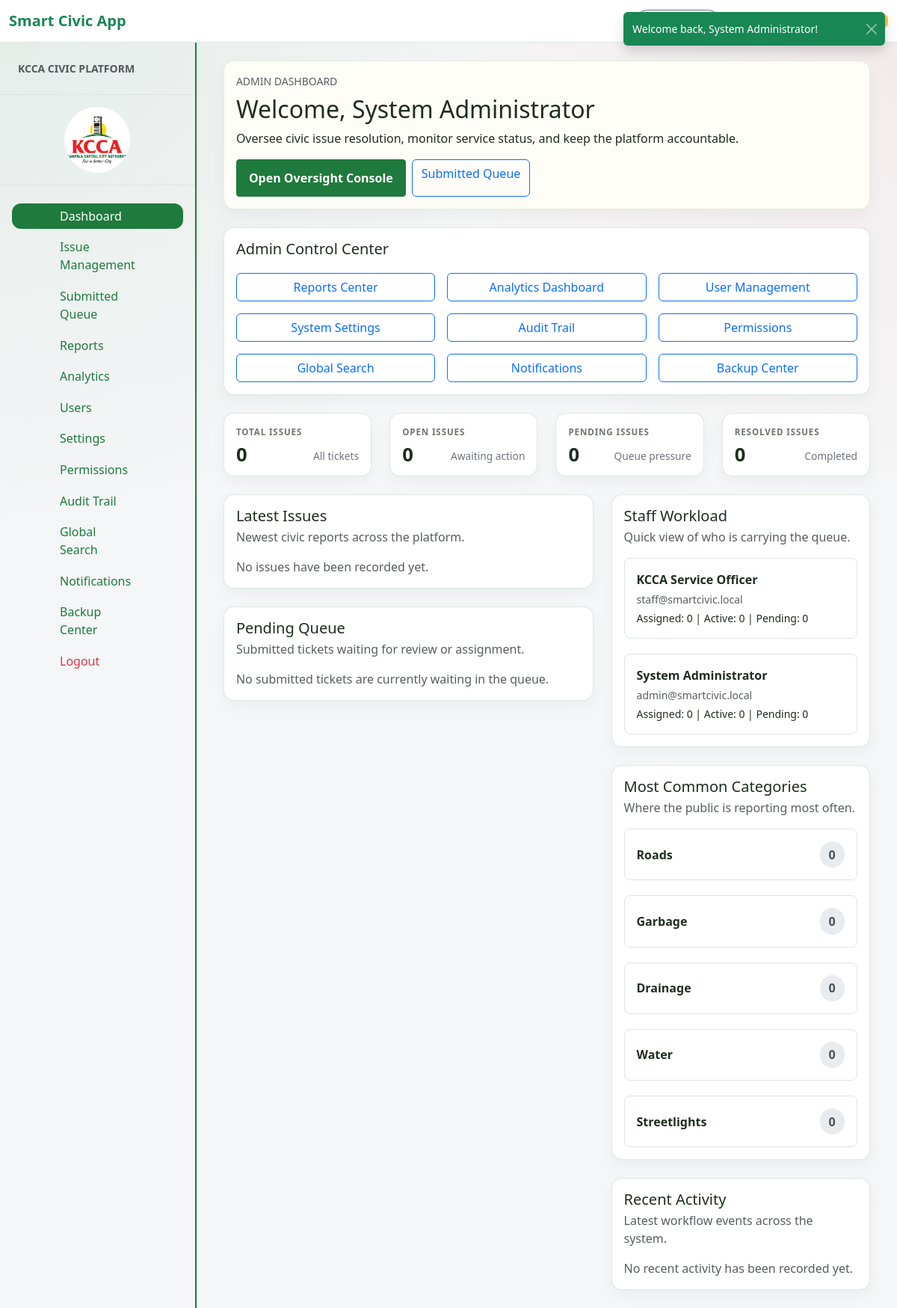
Page /admin/dashboard.php (signed in) on the committed database.
### tables this page shows
CREATE TABLE
IF NOT EXISTS users
(
    id BIGINT UNSIGNED AUTO_INCREMENT PRIMARY KEY,
    full_name VARCHAR
(150) NOT NULL,
    email VARCHAR
(150) NOT NULL,
    phone VARCHAR
(20) NULL,
    password VARCHAR
(255) NOT NULL,
    role_id TINYINT UNSIGNED NOT NULL,
    division VARCHAR
(120) NULL,
    is_active TINYINT
(1) NOT NULL DEFAULT 1,
    email_verified_at TIMESTAMP NULL,
    last_login_at TIMESTAMP NULL,
    created_at TIMESTAMP NOT NULL DEFAULT CURRENT_TIMESTAMP,
    updated_at TIMESTAMP NOT NULL DEFAULT CURRENT_TIMESTAMP ON
UPDATE CURRENT_TIMESTAMP,
    UNIQUE KEY uq_users_email (email),
    KEY idx_users_role_id
(role_id),
    KEY idx_users_division
(division),
    CONSTRAINT fk_users_roles
        FOREIGN KEY
(role_id) REFERENCES roles
(id)
        ON
UPDATE CASCADE
        ON
DELETE RESTRICT
);

CREATE TABLE
IF NOT EXISTS issue_categories
(
    id INT UNSIGNED AUTO_INCREMENT PRIMARY KEY,
    name VARCHAR
(120) NOT NULL,
    slug VARCHAR
(140) NOT NULL UNIQUE,
    sort_order INT NOT NULL DEFAULT 0,
    created_at TIMESTAMP NOT NULL DEFAULT CURRENT_TIMESTAMP,
    UNIQUE KEY uq_issue_categories_name
(name),
    KEY idx_issue_categories_sort_order
(sort_order)
);

### admin/dashboard.php (the view, shortened to what the rows shown need)
<?php
$staffWorkload = issue_fetch_staff_workload();
$commonCategories = issue_fetch_common_categories(5);
require_once __DIR__ . '/../includes/header.php';
require_once __DIR__ . '/../includes/sidebar.php';
?>
<section class="container-fluid">
    <div class="row g-4">
        <div class="col-12">
            <div class="app-card issue-panel compact-card p-4 p-lg-4">
                <p class="text-uppercase small text-muted mb-2">Admin Dashboard</p>
                <h1 class="h2 mb-2">Welcome, <?= e($user['full_name'] ?? '') ?></h1>
                <p class="mb-3">Oversee civic issue resolution, monitor service status, and keep the platform accountable.</p>
                <div class="d-flex flex-wrap gap-2">
                    <a href="<?= e(app_url('admin/issues.php')) ?>" class="btn btn-primary">Open Oversight Console</a>
                    <a href="<?= e(app_url('admin/issues.php?status=submitted')) ?>" class="btn btn-outline-primary">Submitted Queue</a>
                </div>
            </div>
        </div>
        <div class="col-12">
            <div class="app-card bg-white compact-card">
                <div class="section-header mb-3">
                    <div>
                        <h2 class="h5 mb-1">Admin Control Center</h2>
                    </div>
                </div>
            </div>
        </div>
        <div class="col-lg-7">
            <div class="app-card bg-white compact-card mb-4">
                <div class="section-header mb-3">
                    <div>
                        <h2 class="h5 mb-1">Latest Issues</h2>
                    </div>
                </div>
            </div>
            <div class="app-card bg-white compact-card">
                <div class="section-header mb-3">
                    <div>
                        <h2 class="h5 mb-1">Pending Queue</h2>
                    </div>
                </div>
            </div>
        </div>
        <div class="col-lg-5">
            <div class="app-card bg-white compact-card mb-4">
                <div class="section-header mb-3">
                    <div>
                        <h2 class="h5 mb-1">Staff Workload</h2>
                    </div>
                </div>
                <?php if (!$staffWorkload) : ?>
                    <p class="text-muted mb-0">No staff workload data is available yet.</p>
                <?php else : ?>
                    <div class="d-grid gap-2 compact-stack">
                        <?php foreach (array_slice($staffWorkload, 0, 5) as $memberWorkload) : ?>
                            <div class="border rounded-3 p-3">
                                <div class="fw-semibold mb-1"><?= e($memberWorkload['full_name']) ?></div>
                                <div class="small text-muted mb-1"><?= e($memberWorkload['email']) ?></div>
                                <div class="small">Assigned: <?= e((string) $memberWorkload['total_assigned']) ?> | Active: <?= e((string) $memberWorkload['active_tasks']) ?> | Pending: <?= e((string) $memberWorkload['pending_tasks']) ?></div>
                            </div>
                        <?php endforeach; ?>
                    </div>
                <?php endif; ?>
            </div>
            <div class="app-card bg-white compact-card mb-4">
                <div class="section-header mb-3">
                    <div>
                        <h2 class="h5 mb-1">Most Common Categories</h2>
                    </div>
                </div>
                <?php if (!$commonCategories) : ?>
                    <p class="text-muted mb-0">No category data available yet.</p>
                <?php else : ?>
                    <div class="d-grid gap-2 compact-stack">
                        <?php foreach ($commonCategories as $category) : ?>
                            <div class="border rounded-3 p-3 d-flex justify-content-between align-items-center gap-3">
                                <div class="fw-semibold"><?= e($category['name']) ?></div>
                                <span class="issue-badge secondary"><?= e((string) $category['issue_count']) ?></span>
                            </div>
                        <?php endforeach; ?>
                    </div>
                <?php endif; ?>
            </div>
            <div class="app-card bg-white compact-card">
                <div class="section-header mb-3">
                    <div>
                        <h2 class="h5 mb-1">Recent Activity</h2>
                    </div>
                </div>
            </div>
        </div>
    </div>
</section>
<?php require_once __DIR__ . '/../includes/footer.php'; ?>

### rows in the picture
users: full_name "System Administrator", email "admin@smartcivic.local", total_assigned "0", active_tasks "0", pending_tasks "0"
users: full_name "KCCA Service Officer", email "staff@smartcivic.local", total_assigned "0", active_tasks "0", pending_tasks "0"
issue_categories: name "Roads", issue_count "0"
issue_categories: name "Garbage", issue_count "0"
issue_categories: name "Drainage", issue_count "0"
issue_categories: name "Water", issue_count "0"
issue_categories: name "Streetlights", issue_count "0"

### other values in the picture
$msg "Welcome back, System Administrator!"
APP_NAME "Smart Civic App"
$stats['total'] "0"
$stats['open'] "0"
$stats['pending'] "0"
$stats['resolved'] "0"
